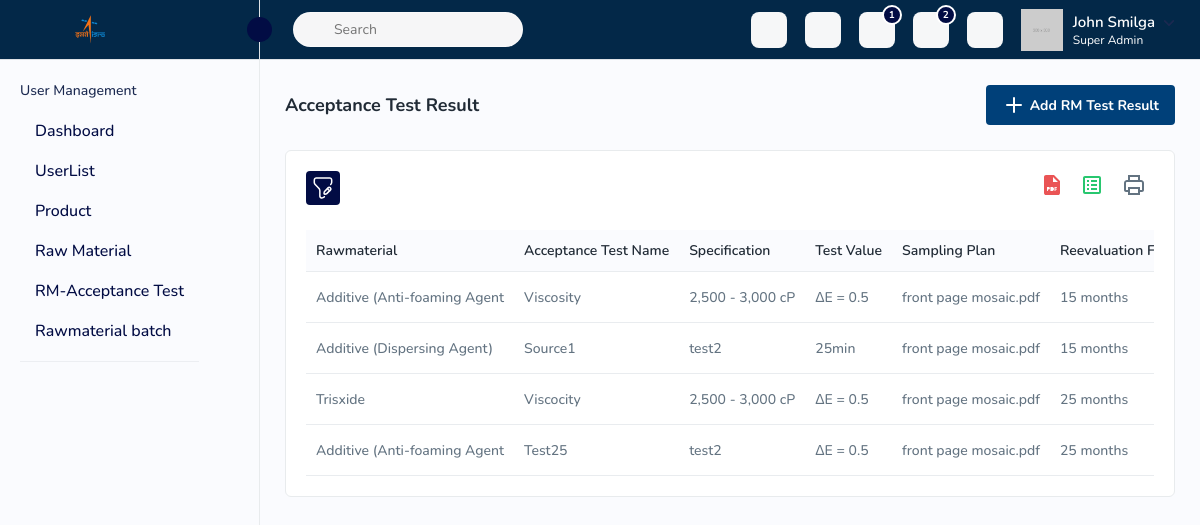
/product/rawmaterial-acceptance-list/, run on the app's committed database.
### qdpc_core_models/models/raw_material.py (models this page shows, shortened)
class RawMaterial(models.Model):
    name = models.CharField(max_length=255)
    sources = models.ManyToManyField(Sources, related_name='raw_materials')
    suppliers = models.ManyToManyField(Suppliers, related_name='raw_materials')
    grade = models.CharField(max_length=50)
    shelf_life_value = models.FloatField()  # The numeric value for shelf life
    shelf_life_unit = models.CharField(max_length=10, choices=[('days', 'Days'), ('months', 'Months')])
    user_defined_date = models.DateField()

### qdpc_core_models/models/acceptance_test.py (models this page shows, shortened)
class AcceptanceTest(models.Model):
    TIME_UNIT_CHOICES = [
        ('months', 'Months'),
        ('years', 'Years'),
    ]
    id = models.AutoField(primary_key=True)
    raw_material = models.ForeignKey(RawMaterial, on_delete=models.CASCADE, related_name='test_results')
    name = models.CharField(max_length=255)
    specification = models.CharField(max_length=255, blank=True)
    value=models.CharField(max_length=255, blank=True)
    sampling_plan = models.FileField(upload_to='acceptance_test_results/')
    reevaluation_frequency_value = models.PositiveIntegerField(default=12)
    reevaluation_frequency_unit = models.CharField(max_length=10, choices=TIME_UNIT_CHOICES, default='months')
    @property
    def reevaluation_frequency(self):
        if self.reevaluation_frequency_unit == 'years':
            return timedelta(days=self.reevaluation_frequency_value * 365)
        return timedelta(days=self.reevaluation_frequency_value * 30)

### product/views/raw_matrial_accepatance.py (the view)
# urls.py: path('rawmaterial-acceptance-list/',RawMaterialAcceptanceTestList.as_view(),name='raw-material-acceptance-list'),
class RawMaterialAcceptanceTestList(BaseModelViewSet):
    def get(self, request):
        acceptance_tests = AcceptanceTest.objects.all()
        test_serializer = AcceptanceTestSerializer(acceptance_tests, many=True)
        context = {
            'acceptance_tests': test_serializer.data,
        }
        return render(request, 'rmtest-list.html', context)

### product/serializers/acceptence_test_serializer.py (called while the page is built)
    def get_raw_material_name(self, obj):
        return obj.raw_material.name if obj.raw_material else None

### templates/rmtest-list.html (shortened to what this page needs)
<!DOCTYPE html>
<html lang="en">
    <head>
		{% load static %}
		<link href="https://maxcdn.bootstrapcdn.com/bootstrap/5.3.0/css/bootstrap.min.css" rel="stylesheet">
        <link rel="stylesheet" href="{% static 'assets/css/bootstrap.min.css' %}">
        <link rel="stylesheet" href="{% static 'assets/css/animate.css' %}">
		<link rel="stylesheet" href="{% static 'assets/plugins/select2/css/select2.min.css' %}">
		<link rel="stylesheet" href="{% static 'assets/css/dataTables.bootstrap4.min.css' %}">
		<link rel="stylesheet" href="{% static 'assets/plugins/fontawesome/css/fontawesome.min.css' %}">
		<link rel="stylesheet" href="{% static 'assets/plugins/fontawesome/css/all.min.css' %}">
        <link rel="stylesheet" href="{% static 'assets/css/style2.css' %}">
    </head>
    <body>
        <div class="main-wrapper">
			<div class="header">
                  <div class="header-left active">
					<a href="index.html" class="logo logo-normal">
						<img src="{% static 'assets/img/esth.png' %}"  alt="">
					</a>
					<a id="toggle_btn" href="javascript:void(0);">
					</a>
                </div>
				<ul class="nav user-menu">
					<li class="nav-item nav-searchinputs">
						<div class="top-nav-search">
							<form action="#">
								<div class="searchinputs">
									<input type="text" placeholder="Search">
									<div class="search-addon">
										<span><i data-feather="search" class="feather-14"></i></span>
									</div>
								</div>
							</form>
						</div>
					</li>
					<li class="nav-item dropdown has-arrow flag-nav nav-item-box">
						<a class="nav-link dropdown-toggle" data-bs-toggle="dropdown" href="javascript:void(0);" role="button">
						</a>
					</li>
					<li class="nav-item nav-item-box">
						<a href="javascript:void(0);" id="btnFullscreen">
						</a>
					</li>
					<li class="nav-item nav-item-box">
						<a href="email.html">
							<span class="badge rounded-pill">1</span>
						</a>
					</li>
					<li class="nav-item dropdown nav-item-box">
						<a href="javascript:void(0);" class="dropdown-toggle nav-link" data-bs-toggle="dropdown">
							<span class="badge rounded-pill">2</span>
						</a>
					</li>
					<li class="nav-item nav-item-box">
						<a href="generalsettings.html"></a>
					</li>
					<li class="nav-item dropdown has-arrow main-drop">
						<a href="javascript:void(0);" class="dropdown-toggle nav-link userset" data-bs-toggle="dropdown">
							<span class="user-info">
								<span class="user-letter">
									<img src="{% static 'assets/img/profiles/avator1.jpg' %}" alt="" class="img-fluid">
								</span>
								<span class="user-detail">
									<span class="user-name">John Smilga</span>
									<span class="user-role">Super Admin</span>
								</span>
							</span>
						</a>
					</li>
				</ul>
			</div>
             <div class="sidebar" id="sidebar">
                <div class="sidebar-inner slimscroll">
                    <div id="sidebar-menu" class="sidebar-menu">
                        <ul>
                            <li class="submenu-open">
                                <h6 class="submenu-hdr">User Management</h6>
                                <ul>
                                    <li>
                                        <a href="dashboard.html" ><span>Dashboard</span></a>
                                    </li>
                                    <li>
                                        <a href="usernew.html" ><span>UserList</span></a>
                                    </li>
                                    <li>
                                        <a href="product.html" ><span>Product</span></a>
                                    </li>
									<li>
										<a href="{% url 'raw-material' %}" ><span>Raw Material</span></a>
									</li>
									<li>
                                        <a href="{% url 'raw-material-acceptance-list' %}" ><span>RM-Acceptance Test</span></a>
                                    </li>
                                    <li>
                                        <a href="{% url 'raw-material-batch-fetch' %}" ><span>Rawmaterial batch</span></a>
                                    </li>
                                </ul>
                            </li>
                        </ul>
                    </div>
                </div>
            </div>
			<div class="page-wrapper">
				<div class="content">
					<div class="page-header">
						<div class="page-title">
							<h4>Acceptance Test Result</h4>
						</div>
						<div class="page-btn">
							<a href="{% url 'raw-material-acceptance-add' %}" class="btn btn-added"><img src="{% static 'assets/img/icons/plus.svg' %}" alt="img" class="me-1">Add RM Test Result</a>
						</div>
					</div>
					<div class="card">
						<div class="card-body">
							<div class="table-top">
								<div class="search-set">
									<div class="search-path">
										<a class="btn btn-filter" id="filter_search">
											<img src="{% static 'assets/img/icons/filter.svg' %}" alt="img">
										</a>
									</div>
									<div class="search-input">
										<a class="btn btn-searchset"><img src="{% static 'assets/img/icons/search-white.svg' %}" alt="img"></a>
									</div>
								</div>
								<div class="wordset">
									<ul>
										<li>
											<a data-bs-toggle="tooltip" data-bs-placement="top" title="pdf"><img src="{% static 'assets/img/icons/pdf.svg' %}" alt="img"></a>
										</li>
										<li>
											<a data-bs-toggle="tooltip" data-bs-placement="top" title="excel"><img src="{% static 'assets/img/icons/excel.svg' %}" alt="img"></a>
										</li>
										<li>
											<a data-bs-toggle="tooltip" data-bs-placement="top" title="print"><img src="{% static 'assets/img/icons/printer.svg' %}" alt="img"></a>
										</li>
									</ul>
								</div>
							</div>
							<div class="table-responsive">
								<table class="table  datanew">
									<thead>
										<tr>
											<th>Rawmaterial</th>
											<th>Acceptance Test Name</th>
											<th>Specification</th>
											<th>Test Value</th>
											<th>Sampling Plan</th>
											<th>Reevaluation Frequency </th>
										</tr>
									</thead>
									<tbody>
										{% for test in acceptance_tests %}
										<tr>
											<td>{{ test.raw_material_name }}</td>
											<td>{{ test.name }}</td>
											<td>{{ test.specification|default:"N/D" }}</td>
											<td>{{ test.value|default:"N/D" }}</td>
											<td>{{ test.sampling_plan_filename|default:"front page mosaic.pdf"}}</td>
											<td>{{ test.reevaluation_frequency_value }} {{ test.reevaluation_frequency_unit }}</td>
										</tr>
										{% endfor %}
									</tbody>
								</table>
							</div>
						</div>
					</div>
				</div>
			</div>
        </div>
    </body>
</html>

### data on the page
RawMaterial: raw_material_name "Additive (Anti-foaming Agent" "Additive (Anti-foaming Agent"
AcceptanceTest: name "Viscosity", specification "2,500 - 3,000 cP", value "ΔE = 0.5"
RawMaterial: raw_material_name "Additive (Dispersing Agent)"
AcceptanceTest: name "Source1", specification "test2", value "25min"
RawMaterial: raw_material_name "Trisxide"
AcceptanceTest: name "Viscocity", specification "2,500 - 3,000 cP", value "ΔE = 0.5"
AcceptanceTest: name "Test25", specification "test2", value "ΔE = 0.5"

### other printed values
{{ test.sampling_plan_filename|default:"front page mosaic.pdf" }} "front page mosaic.pdf" "front page mosaic.pdf" "front page mosaic.pdf" "front page mosaic.pdf"
{{ test.reevaluation_frequency_value }} "15" "15" "25" "25"
{{ test.reevaluation_frequency_unit }} "months" "months" "months" "months"
